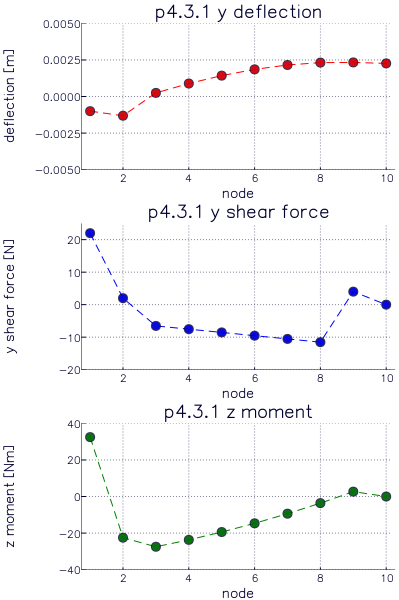

Write the Julia code that produced this figure.
using PtFEM

ProjDir = dirname(@__FILE__)

data = Dict(
  # Beam(ndim, nst, nxe, nip, direction, finite_element(nod, nodof), axisymmet
  # ?Beam for more details
  :struc_el => Beam(2, 1, 9, 1, :x, Line(2, 2), false),
  :properties => [4.0e4; 2.0e4],
  :etype => [1,1,2,2,2,2,2,2,2],
  :x_coords => [0.0, 2.5, 5.0, 5.5, 6.0, 6.5, 7.0, 7.5, 8.0, 10.0],
  :support => [
    (1, [0 1]),
    (9, [0 1])
    ],
  :fixed_freedoms => [
    (1, 2, -0.001),
    (3, 1, -0.005)],
  :loaded_nodes => [
      (2, [-20.0 0.0])
      (3, [-1.0 -0.02083])
      (4, [-1.0 0.0])
      (5, [-1.0 0.0])
      (6, [-1.0 0.0])
      (7, [-1.0 0.0])
      (8, [-1.0 0.0])
      (9, [-3.8 -0.77917])
      (10, [-1.2 0.5333])
    ],
  :penalty => 1e19,
  :eq_nodal_forces_and_moments => [
    (3, [-1.0 -0.02083 -1.0 0.02083]),
    (4, [-1.0 -0.02083 -1.0 0.02083]),
    (5, [-1.0 -0.02083 -1.0 0.02083]),
    (6, [-1.0 -0.02083 -1.0 0.02083]),
    (7, [-1.0 -0.02083 -1.0 0.02083]),
    (8, [-1.0 -0.02083 -1.0 0.02083]),
    (9, [-2.8 -0.8 -1.2  0.5333])
  ]
)

data[:loaded_nodes]

data |> display
println()

@time m = p43(data)
println()

using DataTables
dis_dt = DataTable(
  Y_translations = m.displacements[1, :],
  z_rotations = m.displacements[2, :]
)
fm_dt = DataTable(
  y1_Force = m.actions[1, :],
  z1_Moment = m.actions[2, :],
  y2_Force = m.actions[3, :],
  z2_Moment = m.actions[4, :]
)
# Correct element forces and moments for equivalent nodal
# forces and moments introduced for loading between nodes
if :eq_nodal_forces_and_moments in keys(data)
  eqfm = data[:eq_nodal_forces_and_moments]
  k = data[:struc_el].fin_el.nod * data[:struc_el].fin_el.nodof
  for t in eqfm
    vals = convert(Array, fm_dt[t[1], :])
    for i in 1:k
      fm_dt[t[1], i] = round(vals[i] - t[2][i], 2)
    end
  end
end
  
display(dis_dt)
println()
display(fm_dt)
  
if VERSION.minor < 6
  using Plots
  gr(size=(400,600))

  p = Vector{Plots.Plot{Plots.GRBackend}}(3)
  titles = ["p4.3.1 y deflection", "p4.3.1 y shear force", "p4.3.1 z moment"]
  fors = vcat(
    convert(Array, fm_dt[:, :y1_Force]), 
    convert(Array, fm_dt[:, :y2_Force])[end]
  )
  moms = vcat(
    convert(Array, fm_dt[:, :z1_Moment]),
    convert(Array, fm_dt[:, :z2_Moment])[end]
  )
  
  p[1] = plot(m.displacements[2,:], ylim=(-0.005, 0.005),
    xlabel="node", ylabel="deflection [m]", color=:red,
    line=(:dash,1), marker=(:circle,4,0.8,stroke(1,:black)),
    title=titles[1], leg=false)
  p[2] = plot(fors, ylim=(-20.0, 25),
    xlabel="node", ylabel="y shear force [N]", color=:blue,
    line=(:dash,1), marker=(:circle,4,0.8,stroke(1,:black)),
    title=titles[2], leg=false)
  p[3] = plot(moms, ylim=(-40, 40),
    xlabel="node", ylabel="z moment [Nm]", color=:green,
    line=(:dash,1), marker=(:circle,4,0.8,stroke(1,:black)),
    title=titles[3], leg=false)

  plot(p..., layout=(3, 1))
  savefig(ProjDir*"/Ex43.1b_fig4.16.png")

end

